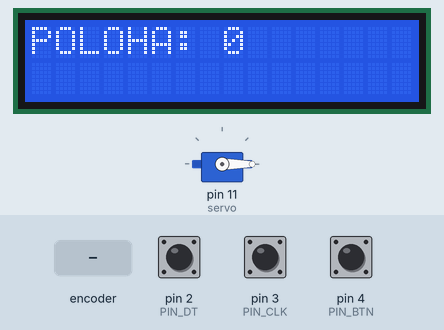
Simulated run of this sketch. Board: Arduino Uno, built with avr-gcc and run on an emulated ATmega328P. Parts: 16×2 character LCD, servo. The inputs (shaded band) are chosen by the test bench; at power-on: pin 4 (PIN_BTN) HIGH, pin 2 (PIN_DT) HIGH, pin 3 (PIN_CLK) HIGH.

Above: at 1.2 s.
1.3 s: pin 4 (PIN_BTN) pulled LOW for 0.15 s
At 1.6 s:
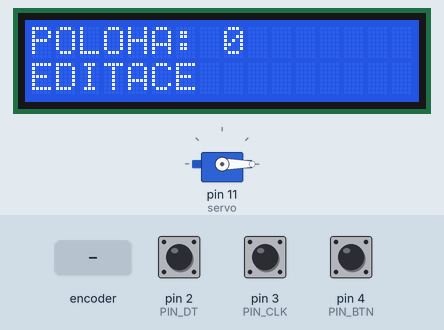
2.9 s: rotary encoder on pin 3 (PIN_CLK) / pin 2 (PIN_DT) turned 3 steps (first pin leading)
At 3.7 s:
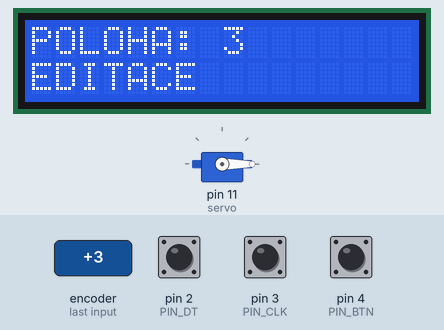
5.0 s: pin 4 (PIN_BTN) pulled LOW for 1 s
At 5.6 s:
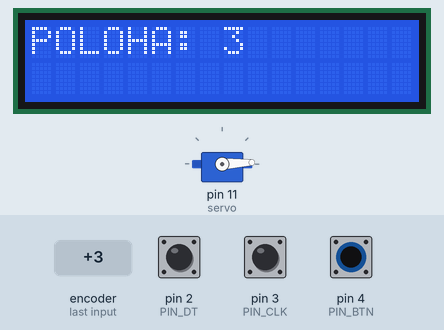
Timing chart, 0 to 8.0 s (numbered marks = the images above; inputs shaded):
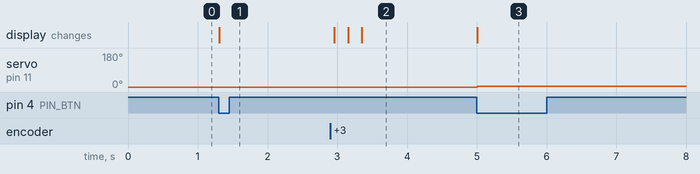

Measured:
- after the input at 1.3 s, the display: changes at once (image 1)
- after the input at 2.9 s, the display: first changes after 0.06 s (image 2 shows a later state)
- after the input at 5.0 s, servo on pin 11 (servo): 0° → 3° at once; the display: changes at once (image 3)

The sketch:

displej_s_enkoderem_pro_editaci_hodnoty.ino
```cpp
#include <Wire.h>
#include <LiquidCrystal_I2C.h>
#include <Servo.h>

#define PIN_BTN   4
#define PIN_CLK   3
#define PIN_DT    2

LiquidCrystal_I2C lcd(0x27, 16, 2);
Servo servo;

byte tlacitko_predchozi = HIGH;   // predchozi hodnota tlacitka
byte clk_predchozi = HIGH;        // predchozi hodnota signalu CLK
byte stav = 0;                    // stav editace
byte poloha = 0;                  // predvolena poloha serva

void setup() {

  // digitalni vstupy

  pinMode(PIN_BTN, INPUT_PULLUP);
  pinMode(PIN_CLK, INPUT);
  pinMode(PIN_DT, INPUT);

  // lcd

  lcd.init();
  lcd.clear();
  lcd.backlight();
  lcd.setCursor(0, 0);
  lcd.print("POLOHA: ");
  lcd.setCursor(8, 0);
  lcd.print(poloha);

  // servo

  servo.attach(11);
  servo.write(poloha);
}

void loop() {

  // obsluha tlacitka

  byte tlacitko = digitalRead(PIN_BTN);
  if (tlacitko == LOW && tlacitko_predchozi == HIGH) {
    lcd.setCursor(0, 1);
    if (stav == 0) {
      lcd.print("EDITACE");   // vypis editacniho modu na displej
      stav = 1;
    }
    else {
      stav = 0;
      servo.write(poloha);
      lcd.print("       ");   // smazani informace o editacnim modu
    }
  }
  tlacitko_predchozi = tlacitko;

  // enkoder

  if (stav == HIGH) {         // podminka aktivniho editacniho modu

    byte clk = digitalRead(PIN_CLK);
    if (clk != clk_predchozi && clk == HIGH) {
      byte dt = digitalRead(PIN_DT);
      if (dt) {
        if (poloha > 0) poloha--;
      }
      else {
        if (poloha < 180) poloha++;
      }
      lcd.setCursor(8, 0);
      lcd.print("   ");
      lcd.setCursor(8, 0);
      lcd.print(poloha);
    }
    clk_predchozi = clk;

  }
}
```
